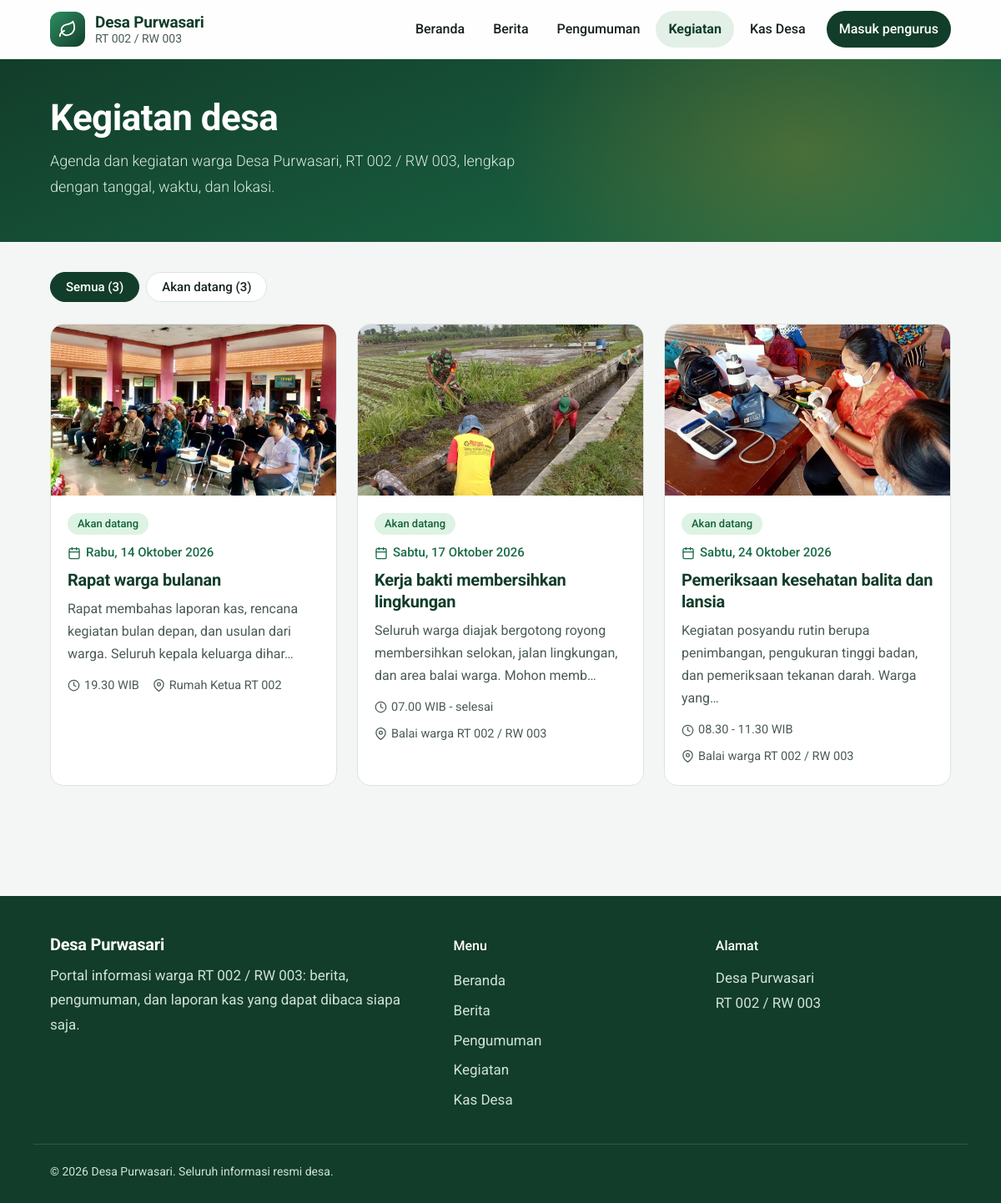
Screenshot of /kegiatan.php with the database file from the repository.
### tables this page shows
CREATE TABLE kegiatan(
    id INTEGER PRIMARY KEY AUTOINCREMENT, judul TEXT NOT NULL, deskripsi TEXT NOT NULL, image TEXT,
    tanggal TEXT NOT NULL, waktu TEXT, lokasi TEXT, berlaku_sampai TEXT,
    status TEXT NOT NULL DEFAULT 'pending' CHECK(status IN('publish','pending')),
    author_id INTEGER NOT NULL, created_at TEXT NOT NULL);

### inc_ui.php (the view, shortened to what this page needs)
<?php
function card_keg(array $k): string {
    [$lbl, $cls] = kegiatan_label($k);
    $im = $k['image'] ? '<img src="' . img($k['image']) . '" alt="" loading="lazy">' : '<div class="noimg">' . icon('calendar', 36) . '</div>';
    $meta = '';
    if (!empty($k['waktu'])) $meta .= '<span>' . icon('clock', 15) . e($k['waktu']) . '</span>';
    if (!empty($k['lokasi'])) $meta .= '<span>' . icon('pin', 15) . e($k['lokasi']) . '</span>';
    return '<a class="card keg" data-status="' . $cls . '" href="' . BASE . '/kegiatan.php?id=' . $k['id'] . '">' . $im . '<div class="cb"><span class="tag ' . $cls . '">' . $lbl . '</span>'
         . '<div class="kdate">' . icon('calendar', 16) . e(tgl_lengkap($k['tanggal'])) . '</div><h3>' . e($k['judul']) . '</h3><p>' . e(excerpt($k['deskripsi'], 110)) . '</p>'
         . ($meta ? '<div class="kmeta">' . $meta . '</div>' : '') . '</div></a>';
}

### kegiatan.php (shortened to what this page needs)
<?php
require __DIR__ . '/config.php';
$page = 'kegiatan';
$id = (int)($_GET['id'] ?? 0);
if ($id) {
    $s = $db->prepare("SELECT k.*,u.name author FROM kegiatan k JOIN users u ON u.id=k.author_id WHERE k.id=? AND k.status='publish' AND (k.berlaku_sampai IS NULL OR k.berlaku_sampai >= ?)");
    $s->execute([$id, today()]); $k = $s->fetch();
    if (!$k) {
        http_response_code(404); $title = 'Tidak ditemukan'; include __DIR__ . '/inc_head.php';
        echo '<main class="wrap pad"><h1>Kegiatan tidak ditemukan atau sudah tidak ditampilkan</h1><p><a href="' . BASE . '/kegiatan.php">Lihat kegiatan lainnya</a></p></main>';
        include __DIR__ . '/inc_foot.php'; exit;
    }
    $others = array_slice(array_values(array_filter(kegiatan_aktif($db, 8), fn($o) => (int)$o['id'] !== $id)), 0, 5);
    [$lbl, $cls] = kegiatan_label($k);
    $title = $k['judul'];
    $url = (!empty($_SERVER['HTTPS']) && $_SERVER['HTTPS'] !== 'off' ? 'https' : 'http') . '://' . ($_SERVER['HTTP_HOST'] ?? 'localhost') . $_SERVER['REQUEST_URI'];
    include __DIR__ . '/inc_head.php'; ?>
    <main class="wrap pad">
      <p><a href="<?= BASE ?>/kegiatan.php">&larr; Kembali ke kegiatan desa</a></p>
      <div class="art-grid">
        <article class="article">
          <span class="tag <?= $cls ?>"><?= $lbl ?></span>
          <h1><?= e($k['judul']) ?></h1>
          <?php if ($k['image']): ?><img class="full" src="<?= img($k['image']) ?>" alt=""><?php endif; ?>
          <ul class="facts">
            <li><span class="fi"><?= icon('calendar', 20) ?></span><div><small>Tanggal</small><b><?= e(tgl_lengkap($k['tanggal'])) ?></b></div></li>
            <?php if ($k['waktu']): ?><li><span class="fi"><?= icon('clock', 20) ?></span><div><small>Waktu</small><b><?= e($k['waktu']) ?></b></div></li><?php endif; ?>
            <?php if ($k['lokasi']): ?><li><span class="fi"><?= icon('pin', 20) ?></span><div><small>Lokasi</small><b><?= e($k['lokasi']) ?></b></div></li><?php endif; ?>
          </ul>
          <div class="body"><?= paras($k['deskripsi']) ?></div>
          <p class="meta">Diumumkan oleh <?= e($k['author']) ?><?= $k['berlaku_sampai'] ? ' · Informasi ditampilkan hingga ' . e(tgl($k['berlaku_sampai'])) : '' ?></p>
          <div class="share">
            <span>Bagikan:</span>
            <a class="btn small" target="_blank" rel="noopener" href="https://wa.me/?text=<?= rawurlencode($k['judul'] . ' - ' . tgl_lengkap($k['tanggal']) . ' - ' . $url) ?>">WhatsApp</a>
            <button class="btn small ghost-d" type="button" data-copy>Salin tautan</button>
          </div>
        </article>
        <aside class="side">
          <h3>Kegiatan lainnya</h3>
          <?php if (!$others): ?><p class="empty">Belum ada kegiatan lain.</p><?php endif; ?>
          <?php foreach ($others as $o): ?>
            <a class="side-li" href="<?= BASE ?>/kegiatan.php?id=<?= $o['id'] ?>"><small><?= e(tgl_lengkap($o['tanggal'])) ?></small><b><?= e($o['judul']) ?></b></a>
          <?php endforeach; ?>
        </aside>
      </div>
    </main>
<?php } else {
    $rows = kegiatan_aktif($db, 60);
    include __DIR__ . '/inc_head.php'; ?>
    <section class="pagehead"><div class="wrap">
      <h1>Kegiatan desa</h1>
      <p>Agenda dan kegiatan warga <?= e(SITE_NAME) ?>, <?= e(SITE_ADDRESS) ?>, lengkap dengan tanggal, waktu, dan lokasi.</p>
    </div></section>
    <main class="wrap pad">
      <?php if ($rows): $cnt = ['soon' => 0, 'today' => 0, 'past' => 0]; foreach ($rows as $r) { $cnt[kegiatan_label($r)[1]]++; } ?>
      <div class="chips js-only" role="group" aria-label="Filter kegiatan">
        <button type="button" class="chip on" data-filter="all" aria-pressed="true">Semua (<?= count($rows) ?>)</button>
        <?php foreach (['soon' => 'Akan datang', 'today' => 'Hari ini', 'past' => 'Telah berlangsung'] as $key => $lab): if ($cnt[$key]): ?>
          <button type="button" class="chip" data-filter="<?= $key ?>" aria-pressed="false"><?= $lab ?> (<?= $cnt[$key] ?>)</button>
        <?php endif; endforeach; ?>
      </div>
      <?php endif; ?>
      <div class="grid"><?php foreach ($rows as $k) echo card_keg($k); ?></div>
    </main>
<?php }
include __DIR__ . '/inc_foot.php';

### inc_head.php (shortened to what this page needs)
<?php
require_once __DIR__ . '/config.php';
require_once __DIR__ . '/inc_ui.php';
$title = $title ?? 'Beranda'; $page = $page ?? '';
$on = fn(string $k) => $page === $k ? ' class="on"' : '';
?>
<!DOCTYPE html>
<html lang="id"><head>
<link rel="stylesheet" href="assets/style.css?v=<?= @filemtime(__DIR__ . '/assets/style.css') ?: time() ?>">
</head><body>
<header class="hdr"><div class="wrap">
  <a class="brand" href="<?= BASE ?>/"><span class="logo"><?= icon('leaf', 22) ?></span><span><b><?= e(SITE_NAME) ?></b><small><?= e(SITE_ADDRESS) ?></small></span></a>
  <nav class="nav" id="nav" aria-label="Menu utama">
    <a<?= $on('home') ?> href="<?= BASE ?>/">Beranda</a>
    <a<?= $on('berita') ?> href="<?= BASE ?>/konten.php?t=berita">Berita</a>
    <a<?= $on('pengumuman') ?> href="<?= BASE ?>/konten.php?t=pengumuman">Pengumuman</a>
    <a<?= $on('kegiatan') ?> href="<?= BASE ?>/kegiatan.php">Kegiatan</a>
    <?php if (KAS_PUBLIK): ?><a<?= $on('kas') ?> href="<?= BASE ?>/kas.php">Kas Desa</a><?php endif; ?>
    <a class="cta" href="<?= BASE ?>/admin/">Masuk pengurus</a>
  </nav>
</div></header>

### config.php (shortened to what this page needs)
<?php
$dataDir = __DIR__ . '/data';
$db = new PDO('sqlite:' . $dataDir . '/desa.sqlite');
$db->setAttribute(PDO::ATTR_ERRMODE, PDO::ERRMODE_EXCEPTION);
$db->setAttribute(PDO::ATTR_DEFAULT_FETCH_MODE, PDO::FETCH_ASSOC);
$db->exec("CREATE TABLE IF NOT EXISTS users(
    id INTEGER PRIMARY KEY AUTOINCREMENT, username TEXT UNIQUE NOT NULL, name TEXT NOT NULL,
    password TEXT NOT NULL, role TEXT NOT NULL CHECK(role IN('admin','rt')))");
$db->exec("CREATE TABLE IF NOT EXISTS posts(
    id INTEGER PRIMARY KEY AUTOINCREMENT, type TEXT NOT NULL CHECK(type IN('berita','pengumuman')),
    title TEXT NOT NULL, body TEXT NOT NULL, image TEXT,
    status TEXT NOT NULL DEFAULT 'pending' CHECK(status IN('publish','pending')),
    author_id INTEGER NOT NULL, created_at TEXT NOT NULL, expires_at TEXT)");
$db->exec("CREATE TABLE IF NOT EXISTS kas(
    id INTEGER PRIMARY KEY AUTOINCREMENT, jenis TEXT NOT NULL CHECK(jenis IN('masuk','keluar')),
    tanggal TEXT NOT NULL, kategori TEXT NOT NULL, keterangan TEXT NOT NULL,
    jumlah INTEGER NOT NULL CHECK(jumlah > 0), author_id INTEGER NOT NULL, created_at TEXT NOT NULL)");
$db->exec("CREATE TABLE IF NOT EXISTS kegiatan(
    id INTEGER PRIMARY KEY AUTOINCREMENT, judul TEXT NOT NULL, deskripsi TEXT NOT NULL, image TEXT,
    tanggal TEXT NOT NULL, waktu TEXT, lokasi TEXT, berlaku_sampai TEXT,
    status TEXT NOT NULL DEFAULT 'pending' CHECK(status IN('publish','pending')),
    author_id INTEGER NOT NULL, created_at TEXT NOT NULL)");
$cols = array_column($db->query("PRAGMA table_info(posts)")->fetchAll(), 'name');
function e($s): string { return htmlspecialchars((string)$s, ENT_QUOTES, 'UTF-8'); }
function tgl(string $d): string {
    $b = ['Januari','Februari','Maret','April','Mei','Juni','Juli','Agustus','September','Oktober','November','Desember'];
    $t = strtotime($d);
    return date('j', $t) . ' ' . $b[(int)date('n', $t) - 1] . ' ' . date('Y', $t);
}
function excerpt(string $t, int $n = 130): string {
    $t = trim(preg_replace('/\s+/', ' ', $t));
    if (function_exists('mb_strlen')) return mb_strlen($t) > $n ? mb_substr($t, 0, $n) . '…' : $t;
    return strlen($t) > $n ? substr($t, 0, $n) . '…' : $t;
}
function img(?string $f): ?string { return $f ? BASE . '/uploads/' . rawurlencode($f) : null; }
function today(): string { return date('Y-m-d'); }
function icon(string $n, int $s = 22): string {
    $p = [
        'wallet' => '<path d="M3 7h16a2 2 0 0 1 2 2v9a2 2 0 0 1-2 2H5a2 2 0 0 1-2-2V7z"/><path d="M3 7l12-4v4"/><path d="M17 14h2"/>',
        'in'     => '<path d="M12 4v14"/><path d="M5 12l7 7 7-7"/>',
        'out'    => '<path d="M12 20V6"/><path d="M5 12l7-7 7 7"/>',
        'bell'   => '<path d="M18 8a6 6 0 0 0-12 0c0 7-3 9-3 9h18s-3-2-3-9"/><path d="M13.7 21a2 2 0 0 1-3.4 0"/>',
        'leaf'   => '<path d="M11 20A7 7 0 0 1 9.8 6.1C15.5 5 17 4.5 19 2c1 2 2 4.2 2 8 0 5.5-4.8 10-10 10z"/><path d="M2 21c0-3 1.9-5.4 5.7-7"/>',
        'pin'    => '<path d="M21 10c0 7-9 13-9 13S3 17 3 10a9 9 0 0 1 18 0z"/><circle cx="12" cy="10" r="3"/>',
        'news'   => '<path d="M4 4h13a2 2 0 0 1 2 2v14H6a2 2 0 0 1-2-2V4z"/><path d="M8 9h7M8 13h7M8 17h4"/>',
        'search' => '<circle cx="11" cy="11" r="7"/><path d="M21 21l-4.3-4.3"/>',
        'calendar' => '<rect x="3" y="4" width="18" height="18" rx="2"/><path d="M16 2v4M8 2v4M3 10h18"/>',
        'clock'  => '<circle cx="12" cy="12" r="10"/><path d="M12 6v6l4 2"/>',
    ][$n] ?? '';
    return '<svg width="' . $s . '" height="' . $s . '" viewBox="0 0 24 24" fill="none" stroke="currentColor" stroke-width="2" stroke-linecap="round" stroke-linejoin="round" aria-hidden="true">' . $p . '</svg>';
}
function tgl_lengkap(string $d): string {
    $h = ['Minggu', 'Senin', 'Selasa', 'Rabu', 'Kamis', 'Jumat', 'Sabtu'];
    return $h[(int)date('w', strtotime($d))] . ', ' . tgl($d);
}
function kegiatan_label(array $k): array {
    $t = today();
    if ($k['tanggal'] > $t) return ['Akan datang', 'soon'];
    return ['Telah berlangsung', 'past'];
}
function kegiatan_aktif(PDO $db, int $limit = 60): array {
    $t = today();
    $s = $db->prepare("SELECT * FROM kegiatan WHERE status='publish' AND (berlaku_sampai IS NULL OR berlaku_sampai >= ?)
        ORDER BY CASE WHEN tanggal >= ? THEN 0 ELSE 1 END, CASE WHEN tanggal >= ? THEN tanggal END ASC, tanggal DESC LIMIT " . (int)$limit);
    $s->execute([$t, $t, $t]);
    return $s->fetchAll();
}

### inc_foot.php (shortened to what this page needs)
<footer class="ftr">
  <div class="wrap fgrid">
    <div><h3><?= e(SITE_NAME) ?></h3><p>Portal informasi warga <?= e(SITE_ADDRESS) ?>: berita, pengumuman, dan laporan kas yang dapat dibaca siapa saja.</p></div>
    <div><h4>Menu</h4>
      <a href="<?= BASE ?>/">Beranda</a><a href="<?= BASE ?>/konten.php?t=berita">Berita</a><a href="<?= BASE ?>/konten.php?t=pengumuman">Pengumuman</a><a href="<?= BASE ?>/kegiatan.php">Kegiatan</a>
      <?php if (KAS_PUBLIK): ?><a href="<?= BASE ?>/kas.php">Kas Desa</a><?php endif; ?>
    </div>
    <div><h4>Alamat</h4><p><?= e(SITE_NAME) ?><br><?= e(SITE_ADDRESS) ?></p></div>
  </div>
  <div class="copy wrap">© <?= date('Y') ?> <?= e(SITE_NAME) ?>. Seluruh informasi resmi desa.</div>
</footer>
</body></html>

### rows the page displays
kegiatan: image (picture), $s 16 (drawn), tanggal "Rabu, 14 Oktober 2026", judul "Rapat warga bulanan", deskripsi "Rapat membahas laporan kas, rencana kegiatan bulan depan, dan usulan dari warga. Seluruh kepala keluarga dihar…", waktu "19.30 WIB", lokasi "Rumah Ketua RT 002"
kegiatan: image (picture), $s 16 (drawn), tanggal "Sabtu, 17 Oktober 2026", judul "Kerja bakti membersihkan lingkungan", deskripsi "Seluruh warga diajak bergotong royong membersihkan selokan, jalan lingkungan, dan area balai warga. Mohon memb…", waktu "07.00 WIB - selesai", lokasi "Balai warga RT 002 / RW 003"
kegiatan: image (picture), $s 16 (drawn), tanggal "Sabtu, 24 Oktober 2026", judul "Pemeriksaan kesehatan balita dan lansia", deskripsi "Kegiatan posyandu rutin berupa penimbangan, pengukuran tinggi badan, dan pemeriksaan tekanan darah. Warga yang…", waktu "08.30 - 11.30 WIB", lokasi "Balai warga RT 002 / RW 003"

### other values shown
SITE_NAME "Desa Purwasari"
SITE_ADDRESS "RT 002 / RW 003"
count($rows) "3"
$lab "Akan datang"
$cnt[$key] "3"
